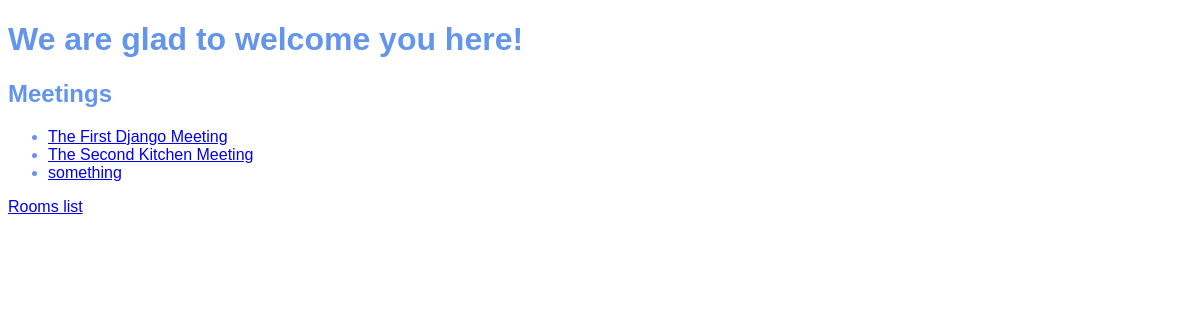
Before: / with the older database file.
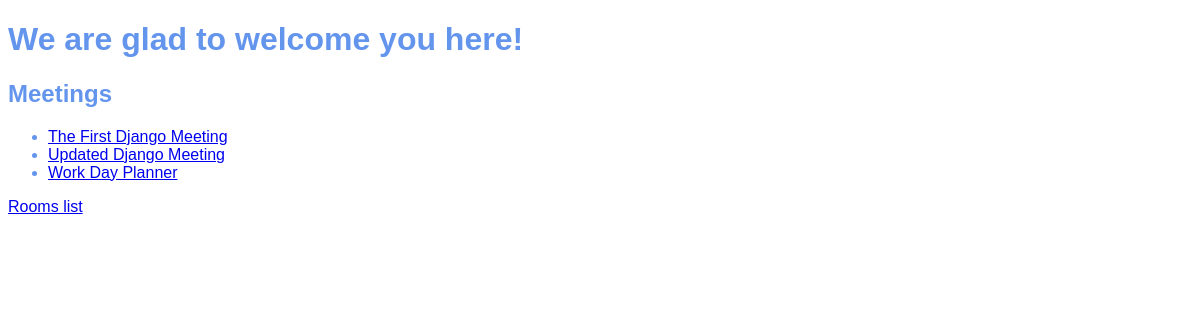
After: the same page with the newer database file.
### meetings/models.py (models this page shows, shortened)
class Meeting(models.Model):
    title = models.CharField(max_length=200)
    date = models.DateField()
    start_time = models.TimeField(default=time(9))
    duration = models.IntegerField(default=1)
    room = models.ForeignKey(Room, on_delete=models.CASCADE)

### website/views.py (the view)
# urls.py: path('', welcome, name = 'welcome'), # remove 'welcome.html' to make it a default page
def welcome(request):
    return render(request, "website/welcome.html",
    {"message":"This was a message you were looking for", "x":"25", "meetings":Meeting.objects.all()})

### website/templates/website/welcome.html (shortened to what this page needs)
{% extends "base.html" %}
{% block content %}
    <h1>We are glad to welcome you here!</h1>
    <h2>Meetings</h2>
    <ul>
        {% for meeting in meetings %}
        <li>
            <a href= "{% url 'detail' meeting.id%}">
                {{ meeting.title }}
            </a>
        </li>
        {% endfor %}
    </ul>
    <a href="{% url 'rooms' %}">Rooms list</a>
{% endblock %}

Changed rows visible on the page:
changed Meeting: title "The Second Kitchen Meeting" → "Updated Django Meeting"
changed Meeting: title "something" → "Work Day Planner"
